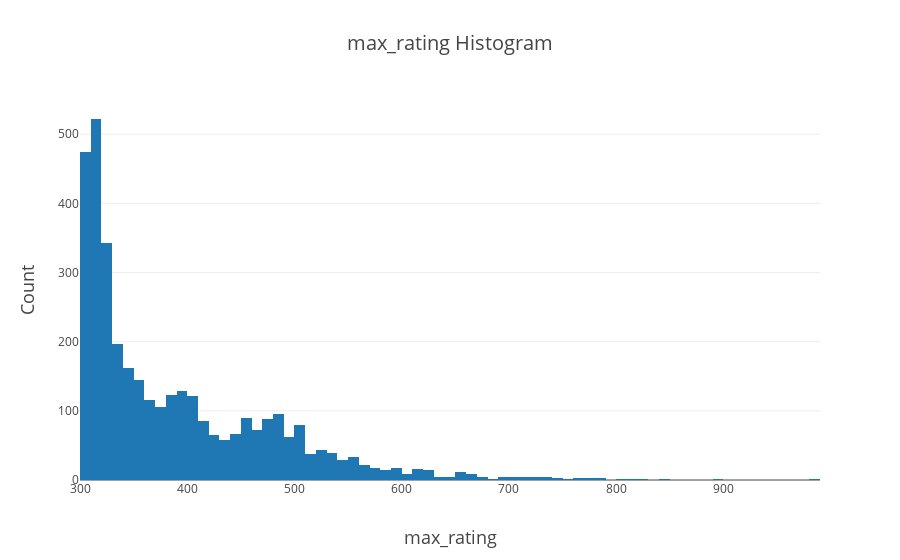

This figure's notebook cell:
### Markdown cell above
### Is there a high correlation between rating and max_rating?

### Code cell
create_hists(users, cols=['max_rating'])

### Figure 1 — Plotly figure (JSON) as saved in the notebook; plotly's stock layout.template omitted (floating-point values rounded to 4 significant figures; data arrays with more than 128 entries replaced by an {"elided": "..."} marker saying what was removed)
{"data": [{"name": "max_rating", "type": "histogram", "uid": "037b6606-5f2b-11e9-a33e-e442a6f8adc3", "x": {"elided": "3571 float values"}}], "layout": {"title": "max_rating Histogram", "titlefont": {"size": 20}, "xaxis": {"autorange": true, "title": "max_rating", "titlefont": {"size": 18}, "type": "linear"}, "yaxis": {"autorange": true, "title": "Count", "titlefont": {"size": 18}, "type": "linear"}}}
